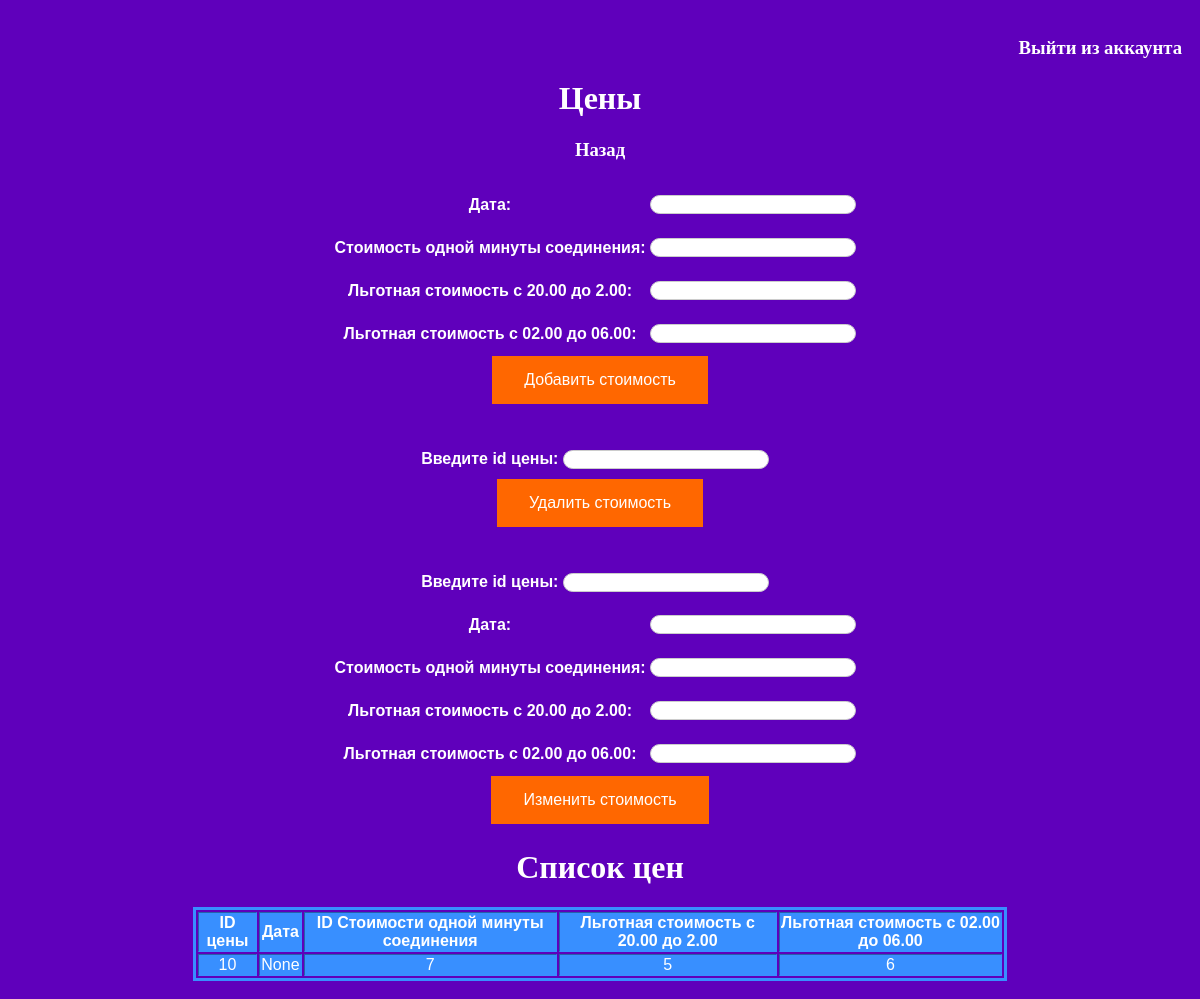
/Price/, run on an earlier commit of the app's database.
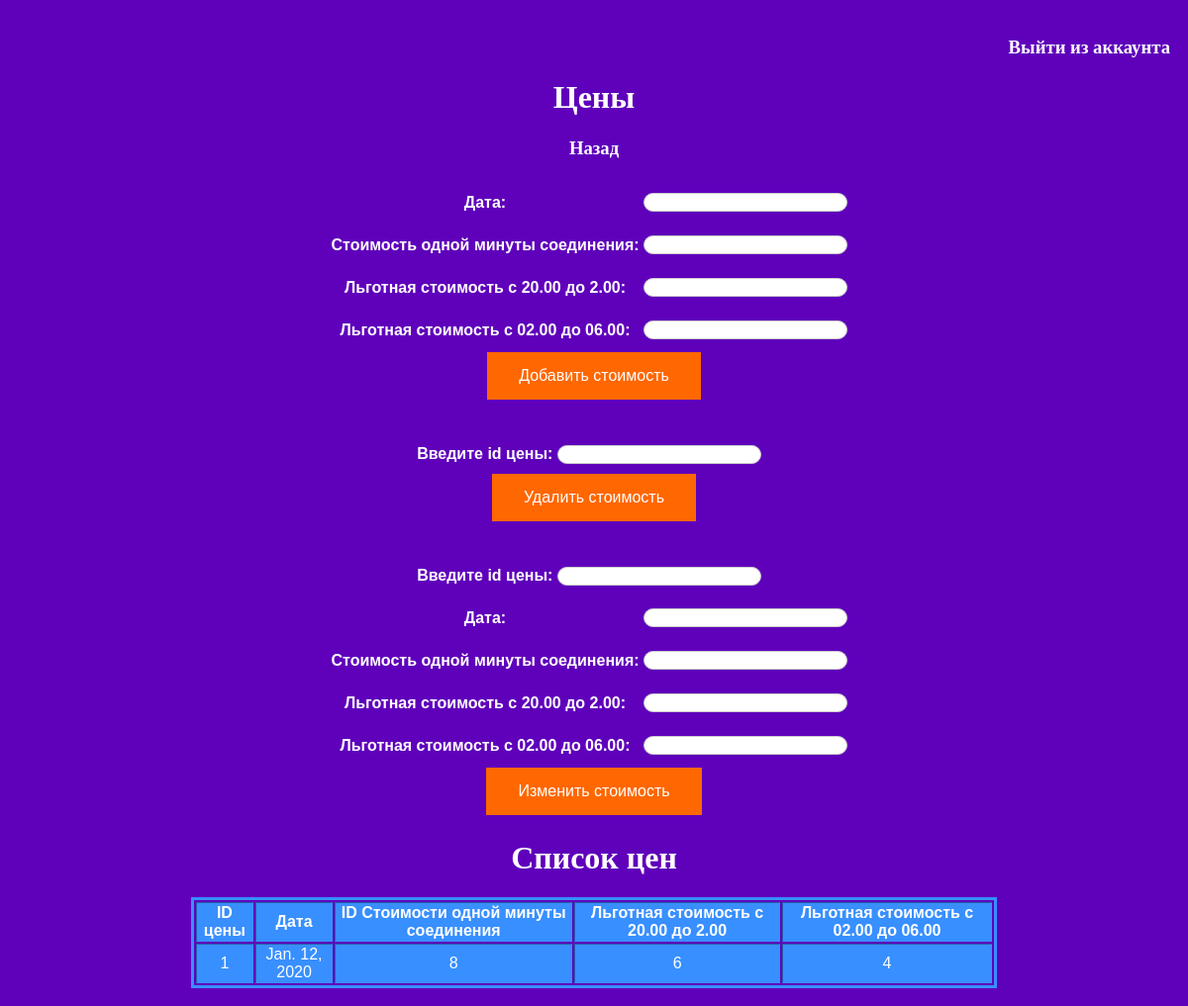
And on a later commit of the database.
### provider/models.py (models this page shows)
class Price(models.Model):
    Date = models.DateField(null=True)
    Cost_per_minute = models.IntegerField(null=True)
    Cost_per_minute_from_8pm_to_2am = models.IntegerField(null=True)
    Cost_per_minute_from_2am_to_6am = models.IntegerField(null=True)
    objects = models.Manager()

### provider/views.py (the view)
# urls.py: path('Price/', views.index_price, name='Price'),
def index_price(request):
    form_add = AddPrice()
    data = Price.objects.all()
    return render(request, "provider/Template_Price.html", {"form": form_add, "data_show": data})

### provider/forms.py
class AddPrice(forms.Form):
    Date = forms.DateField(label="Дата", widget=forms.DateInput(attrs={"class": "myfield"}))
    Cost_per_minute = forms.IntegerField(label="Стоимость одной минуты соединения",
                                         widget=forms.NumberInput(attrs={"class": "myfield"}))
    Cost_per_minute_from_8pm_to_2am = forms.IntegerField(label="Льготная стоимость с 20.00 до 2.00",
                                                         widget=forms.NumberInput(attrs={"class": "myfield"}))
    Cost_per_minute_from_2am_to_6am = forms.IntegerField(label="Льготная стоимость с 02.00 до 06.00",
                                                         widget=forms.NumberInput(attrs={"class": "myfield"}))

### templates/provider/Template_Price.html (shortened to what this page needs)
<!DOCTYPE html>
<html>
<head>
</head>
<body class="container">
    <div id="header" >
	    <h3 align="right"><a href="/admin/logout/">Выйти из аккаунта</a></h3>
        <h1 align="center">Цены<h1>
        <h3 align="center"><a href = "{% url 'home' %}">Назад</a></h3>
    </div>
<table align="center">
    <tr>
        <th align="center" width="50%">
    <form method="POST" action="add/">
        <table>
            {{ form }}
        </table>
        <input class = "button" type="submit" value="Добавить стоимость">
    </form>
    <br>
    <br>
    <form method="POST" action="del/">
        <label>Введите id цены: </label>
        <input class = "myfield" type= "number" name="delname" ><br>
        <input class = "button" type= "submit" value="Удалить стоимость">
    </form>
    <br>
    <br>
    <form method="POST" action="up/">
        <label>Введите id цены: </label>
        <input class = "myfield" type= "number" name="upname"><br>
        <table>
            {{ form }}
        </table>
        <input class = "button" type= "submit" value="Изменить стоимость">
    </form>
</table>
	<tr>
        <h1 align="center">Список цен</h1>
    <table align="center">
    <form method="POST" action="show/">
        <table id='b' border=1 width="70%" align="center">
            <tr align="center" bgcolor="#388FFF">
                <th>ID цены</th>
                <th>Дата</th>
                <th>ID Стоимости одной минуты соединения</th>
                <th>Льготная стоимость с 20.00 до 2.00</th>
                <th>Льготная стоимость с 02.00 до 06.00</th>
            </tr>
        {% for i in data_show %}
            <tr align="center" bgcolor="#388FFF">
                <td>{{ i.id }}</td>
                <td>{{ i.Date }}</td>
                <td>{{ i.Cost_per_minute }}</td>
                <td>{{ i.Cost_per_minute_from_8pm_to_2am }}</td>
                <td>{{ i.Cost_per_minute_from_2am_to_6am }}</td>
            </tr>
        {% endfor %}
        </table>
    </form>
    </tr>
</body>
</html>

### templates/provider/Template_Price.html (style rules this page uses)
.myfield { border:1px solid #ccc; border-radius:10px; height:15px; width:200px; margin: 10px 10px 10px 0; text-align: center; }
.button { background-color: #FF6700; border: none; color: white; padding: 15px 32px; text-align: center; text-decoration: none; display: inline-block; font-size: 16px; }
body { background: #5F00BB ; padding: 10px; background-repeat: no-repeat; }
label { font-family: Helvetica; }
td { font-family: Arial; color: #FFFFFF; }
th { font-family: Arial; color: #FFFFFF; }
a { color: #FFFFFF; text-decoration: none; }
h1 { color: #FFFFFF; }
#b { border: 3px solid #388FFF; }

What changed in the data, as far as the page shows it:
removed Price: id "10", Date "None", Cost_per_minute "7", Cost_per_minute_from_8pm_to_2am "5", Cost_per_minute_from_2am_to_6am "6"
added Price: id "1", Date "Jan. 12, 2020", Cost_per_minute "8", Cost_per_minute_from_8pm_to_2am "6", Cost_per_minute_from_2am_to_6am "4"
